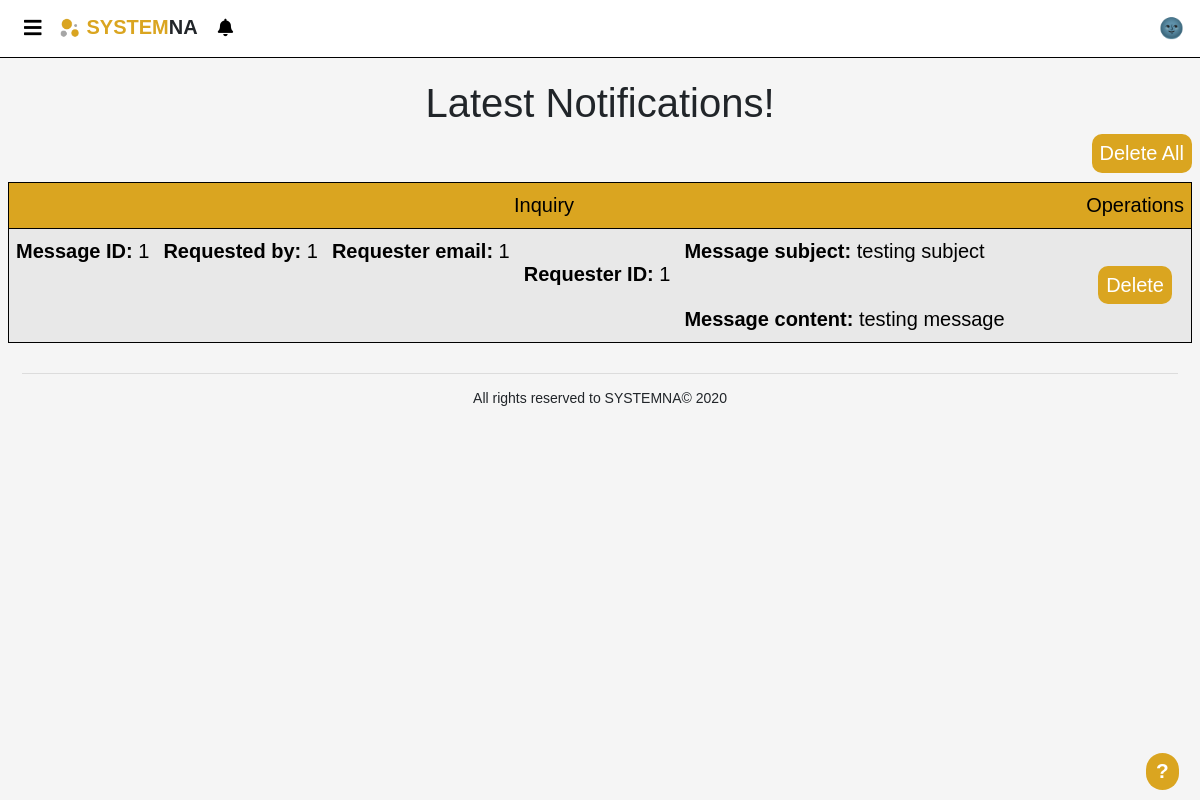
Page /pages/viewinq.php (signed in) on the earlier database version.
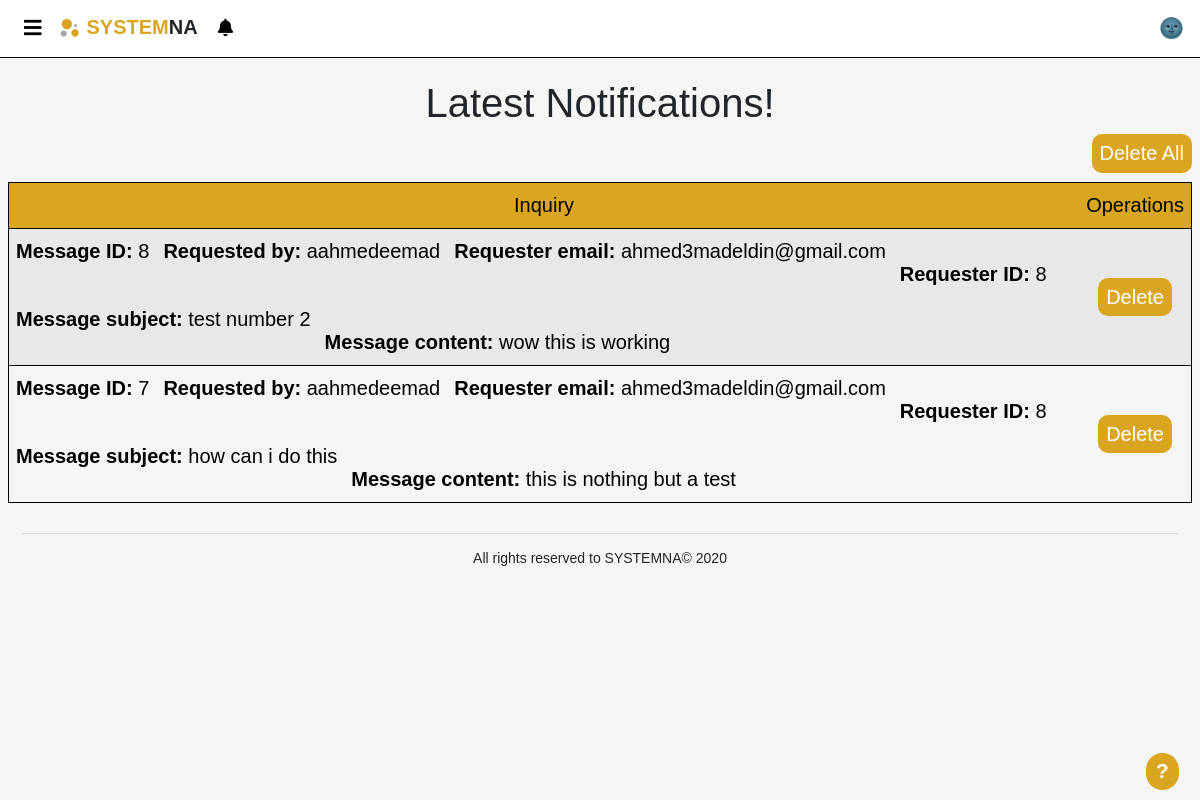
Same page on the later database version.
### tables this page shows
CREATE TABLE `inquiries` (
  `id` int(11) NOT NULL,
  `subject` text NOT NULL,
  `message` text NOT NULL,
  `requester_name` varchar(250) NOT NULL,
  `requester_email` varchar(250) NOT NULL,
  `requester_id` int(11) NOT NULL
);

### DB/Database.php (called while the page is built, shortened)
<?php
class Database
{
    private $host = 'localhost';
    private $user = 'root';
    private $pass = '';
    private $dbName = 'hr_system';
    private $dbh;
    private $stmt;
    public function __construct()
    {
        $dsn = "mysql:host=".$this->host.";dbname=".$this->dbName;
        $options = array(
            PDO::ATTR_PERSISTENT => true,
            PDO::ATTR_ERRMODE => PDO::ERRMODE_EXCEPTION
        );
        try
        {
            $this->dbh = new PDO($dsn,$this->user,$this->pass,$options);
        }catch(PDOException $e)
        {
            echo "<br><div style='text-align: center;'>ERROR! Please try again later</div>";
            $_SESSION['error'] = 'error in DB';
            error_log("error in DB page");
            exit;
        }
    }
    public function query($sql)
    {
        $this->stmt = $this->dbh->prepare($sql);
    }
    public function execute()
    {
        return $this->stmt->execute();
    }
    public function getdata()
    {
        $this->execute();
        return $this->stmt->fetchAll(PDO::FETCH_OBJ);
    }
    public function numRows()
    {
        return $this->stmt->rowCount();
    }
}
?>

### pages/viewinq.php (the view, shortened to what this page needs)
<?php
include "../template/header.php";
?>
<div>
    <br>
    <h1 style='text-align: center;'>Latest Notifications!</h1>
    <a style='float:right; text-decoration: none; color:White; border-radius: 0.5em; background-color: #DAA520; padding: 8px;' id='all=1' class='deleteConfirmation' href='../operations/faqop.php'>Delete All</a>
    <table id="Display">
        <tr id='must'>
            <td>Inquiry</td>
            <td>Operations</td>
        </tr>
        <?php
        try {
            $sql = " SELECT * FROM inquiries";
            $DB->query($sql);
            $DB->execute();
            for($i=$DB->numRows(); $i>0; --$i){
                $x=$DB->getdata();
                echo "<tr>";
                echo "<td style='float: left; '>";
                echo "<b>Message ID: </b> " . $x[$i-1]->id . "<br>";
                echo "</td>";
                echo "<td style='float: left; '>";
                echo "<b>Requested by: </b> " . $x[$i-1]->requester_name ;
                echo "</td>";
                echo "<td style='float: left; '>";
                echo "<b>Requester email: </b> " . $x[$i-1]->requester_email ;
                echo "</td>";
                echo "<td style='float: left; '>";
                echo "<br><b>Requester ID: </b> " . $x[$i-1]->requester_id ;
                echo "</td>";
                echo "<td style='float: left; '>";
                echo "<b>Message subject: </b> " . $x[$i-1]->subject ;
                echo "</td>";
                echo "<td style='float: left; '>";
                echo "<br><b>Message content: </b> " . $x[$i-1]->message ;
                echo "</td>";
                echo "<td>";
                echo "<a style='text-decoration: none; color:White; border-radius: 0.5em; background-color: #DAA520; padding: 8px;' id='nid=" . $x[$i-1]->id . "' class='deleteConfirmation' href='../operations/faqop.php'>Delete</a>";
                echo "</td>";
                echo "</tr>";
            }
        }
        catch(Exception $e)
        {
            echo "<div class='alert alert-danger' style='text-align: center;'>ERROR! Please try again later</div>";
            error_log("error while getting inquiries data");
        }
        ?>
    </table>
</div>
<?php include "../template/footer.php"; ?>

Differences in the rows shown:
removed inquiries: id "1", requester_name "1", requester_email "1", requester "1", subject "testing subject", message "testing message"
added inquiries: id "8", requester_name "aahmedeemad", requester_email "ahmed3madeldin@gmail.com", requester "8", subject "test number 2", message "wow this is working"
added inquiries: id "7", requester_name "aahmedeemad", requester_email "ahmed3madeldin@gmail.com", requester "8", subject "how can i do this", message "this is nothing but a test"
